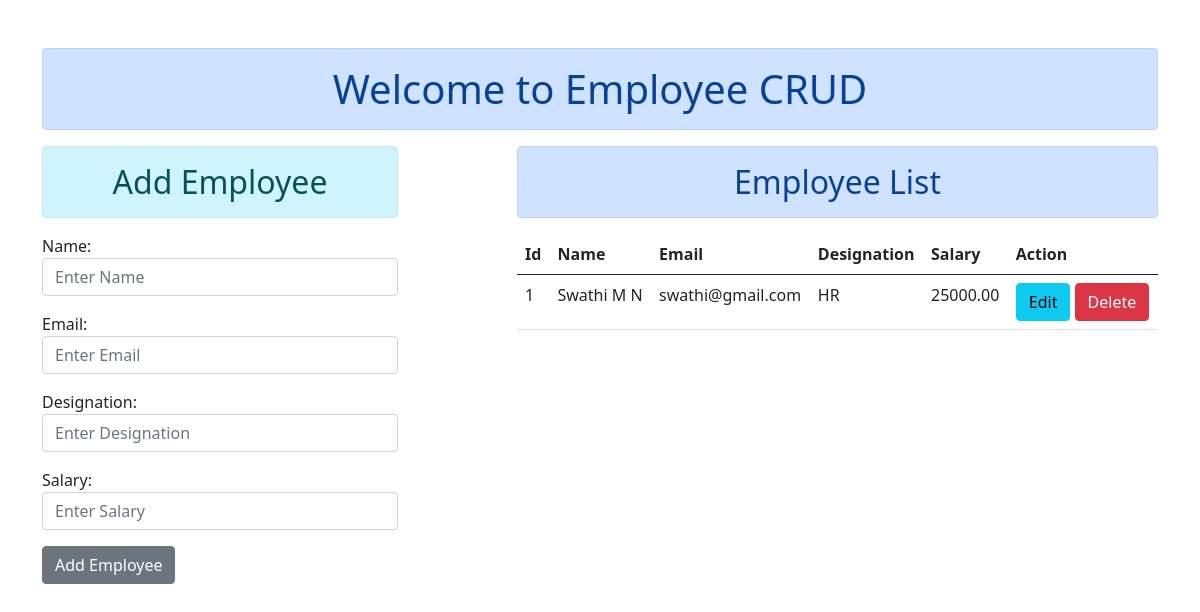
The app's page /employee/, older data.
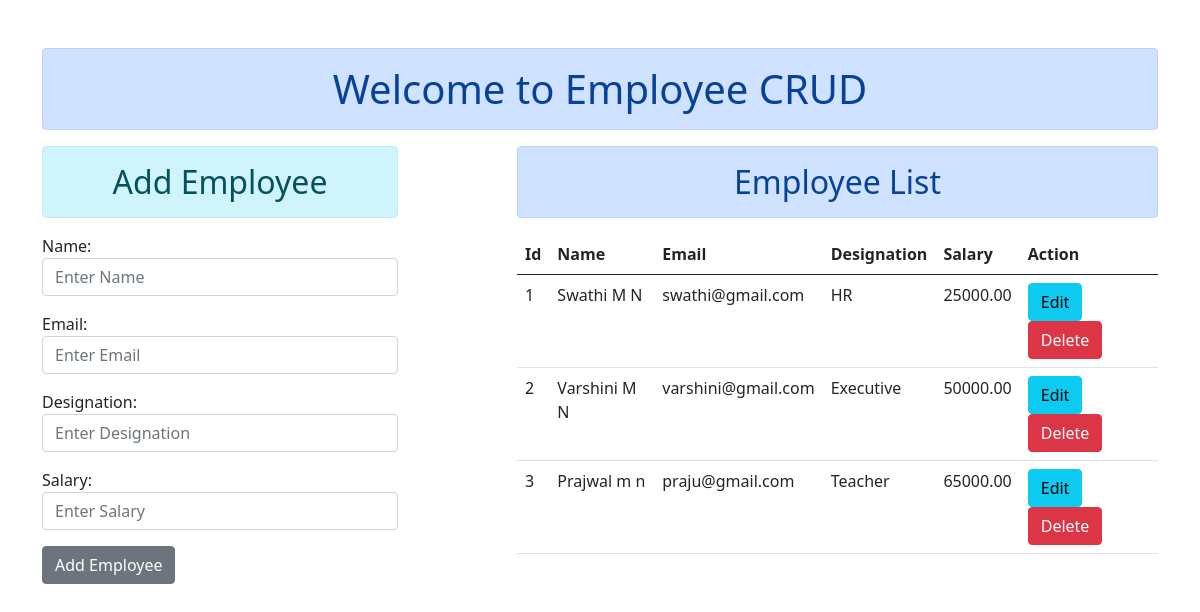
The same page, newer data.
### emp_app/models.py (models this page shows, shortened)
class Employee(models.Model):
    name = models.CharField(max_length=100, blank=False)
    email = models.EmailField(unique=True, blank=False)
    designation = models.CharField(max_length=100, blank=False)  # Add Designation
    salary = models.DecimalField(max_digits=10, decimal_places=2, blank=False)

### emp_app/views.py (the view)
# urls.py: path('', views.home, name='employee_home'),  # Add this to handle /employee/
def home(request):
    employees = models.Employee.objects.all()  # Ensure this is always defined
    if request.method == "POST":
        emp_form = forms.EmployeeForm(request.POST)
        if emp_form.is_valid():
            emp_form.save()
            employee_form = forms.EmployeeForm()  # Reset form after submission
        else:
            employee_form = emp_form  # Preserve form data with errors
    else:
        employee_form = forms.EmployeeForm()
    context = {
        "employees": employees,  # Always defined
        "employee_form": employee_form
    }
    return render(request, "home.html", context)

### emp_app/forms.py
class EmployeeForm(forms.ModelForm):
    class Meta:
        model = Employee
        fields = ["name", "email", "designation", "salary"]
        widgets = {
            "name": forms.TextInput(attrs={"class": "form-control", "placeholder": "Enter Name"}),
            "email": forms.EmailInput(attrs={"class": "form-control", "placeholder": "Enter Email"}),
            "designation": forms.TextInput(attrs={"class": "form-control", "placeholder": "Enter Designation"}),
            "salary": forms.NumberInput(attrs={"class": "form-control", "placeholder": "Enter Salary"}),
}

### emp_app/templates/home.html (shortened to what this page needs)
{% extends "base.html" %}
{% block content %}
<div class="row">
   <div class="col-md-4 col-12">
      <h2 class="alert alert-info text-center">Add Employee</h2>
      <form action="{% url 'home' %}" method="POST">
        {{ employee_form.as_p }}
         <input type="submit" class="btn btn-secondary" value="Add Employee">
      </form>
   </div>
   <div class="col-md-7 offset-md-1 col-12">
      <h2 class="alert alert-primary text-center">Employee List</h2>
      <table class="table table-hover">
         <thead>
            <tr>
               <th>Id</th>
               <th>Name</th>
               <th>Email</th>
               <th>Designation</th>
               <th>Salary</th>
               <th>Action</th>
            </tr>
         </thead>
         <tbody>
            {% for emp in employees %}
            <tr>
               <td>{{ emp.id }}</td>
               <td>{{ emp.name }}</td>
               <td>{{ emp.email }}</td>
               <td>{{ emp.designation }}</td>
               <td>{{ emp.salary }}</td>
               <td>
                  <a href="{% url 'edit' emp.id %}" class="btn btn-info">Edit</a>
                  <a href="{% url 'delete' emp.id %}" class="btn btn-danger">Delete</a>
               </td>
            </tr>
            {% empty %}
            <td colspan="6">
               <h3 class="alert alert-warning text-center">No Employees found</h3>
            </td>
            {% endfor %}
         </tbody>
      </table>
   </div>
{% endblock content %}

### emp_app/templates/base.html (shortened to what this page needs)
{% load static %}
<!DOCTYPE html>
<html lang="en">
<head>
    <link rel="stylesheet" href="{% static 'css/bootstrap.min.css'%}">
</head>
<body>
 <div class="container mt-5">
    <h1 class="alert alert-primary text-center">Welcome to Employee CRUD</h1>
    {% block content %}
    {% endblock content %}
</div>
</body>
</html>

Row changes from the older to the newer data that the page shows:
added Employee: id "2", name "Varshini M N", email "varshini@gmail.com", designation "Executive", salary "50000.00"
added Employee: id "3", name "Prajwal m n", email "praju@gmail.com", designation "Teacher", salary "65000.00"
